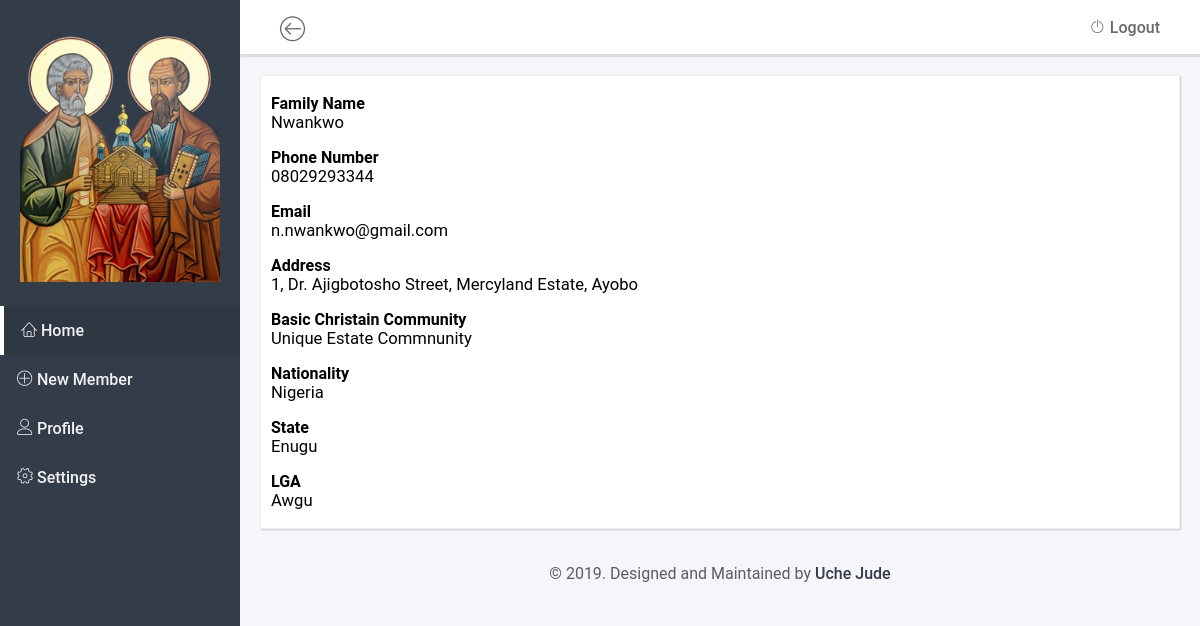
Page /family/profile.php (signed in) on the committed database.
### tables this page shows
CREATE TABLE `families` (
  `id` int(6) UNSIGNED NOT NULL,
  `name` varchar(225) NOT NULL,
  `lga` varchar(225) NOT NULL,
  `state` varchar(225) NOT NULL,
  `nationality` varchar(225) NOT NULL,
  `address` varchar(225) NOT NULL,
  `phone_number` varchar(225) NOT NULL,
  `email` varchar(225) NOT NULL,
  `bcc` varchar(225) NOT NULL,
  `passkey` varchar(225) NOT NULL,
  `status` int(11) NOT NULL DEFAULT '1',
  `created_date` varchar(225) NOT NULL,
  `updated_date` varchar(225) NOT NULL
);

### src/sspp.php (called while the page is built, shortened)
<?php
    $uid = $_SESSION['uid'];
    $getCurFamily = $conn->query("SELECT * FROM families WHERE families.id='$uid'");
    $family = $getCurFamily->fetch_assoc();

### family/profile.php (the view, shortened to what this page needs)
<?php
    include_once("../src/database.php");
    include_once('../src/sspp.php');
    include_once('templates/header.php');
?>
    <div class="container clear profile">
        <div class="input-group">
            <label>Family Name</label>
            <p><?= $family['name']; ?></p>
        </div>
        <div class="input-group">
            <label>Phone Number</label>
            <p><?= $family['phone_number']; ?></p>
        </div>
        <div class="input-group">
            <label>Email</label>
            <p>
                <?php
                    if($family['email'] != NULL) {
                        echo $family['email'];
                    } else {
                        echo "No Email";
                    }
                ?>
            </p>
        </div>
        <div class="input-group">
            <label>Address</label>
            <p><?= $family['address']; ?></p>
        </div>
        <div class="input-group">
            <label>Basic Christain Community</label>
            <p><?= $family['bcc']; ?></p>
        </div>
        <div class="input-group">
            <label>Nationality</label>
            <p><?= $family['nationality']; ?></p>
        </div>
        <div class="input-group">
            <label>State</label>
            <p><?= $family['state']; ?></p>
        </div>
        <div class="input-group">
            <label>LGA</label>
            <p><?= $family['lga']; ?></p>
        </div>
    </div>
<?php
    include_once('templates/footer.php');
?>

### family/assets/css/style.css (style rules this page uses)
:root { --primaryColor: #333D4A; }
* { padding: 0; margin: 0; font-family: 'roboto', sans-serif; box-sizing: border-box; outline: none; -webkit-font-smoothing: antiliased; z-index: 1; }
html, body { background: #f1f1f1; overflow: hidden; height: 100%; }
.clear::after { content: ""; display: block; clear: both; }
.container { background: #fff; border-radius: 1px; border: 1px solid #eee; box-shadow: 1px 1px 2px #ccc; padding: 15px 10px; width: 100%; }
div.container.profile { padding: 5px 10px; }
div.container.profile div.input-group { margin: 10px 0; padding: 3px 0; }
div.container.profile div.input-group label { font-weight: bold; margin-bottom: 3px; font-size: 1.0; }
div.container.profile div.input-group p { font-size: 1.04em; }

### rows in the picture
families: name "Nwankwo", phone_number "08029293344", email "n.nwankwo@gmail.com", address "1, Dr. Ajigbotosho Street, Mercyland Estate, Ayobo", bcc "Unique Estate Commnunity", nationality "Nigeria", state "Enugu", lga "Awgu"
